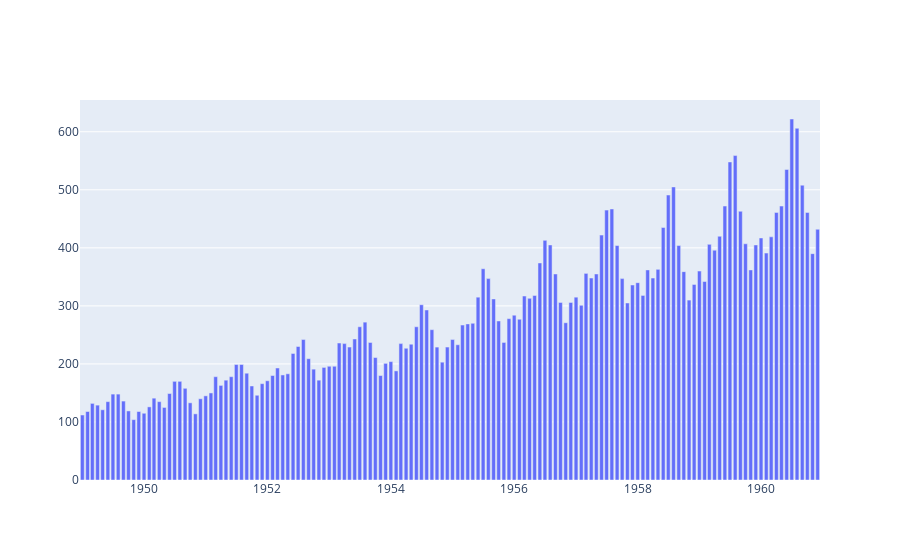

Here is the notebook cell this chart was saved with:
### Markdown cell above
Bar Chart in Plotly Graph Objects using the Data from the CSV File

### Code cell
fig5= go.Figure()
fig5.add_trace(go.Bar(x=df['Month'], y=df['#Passengers'], name='AirPassengers'))
fig5.show()

### Figure 1 — Plotly figure (JSON) as saved in the notebook; plotly's stock layout.template omitted (floating-point values rounded to 4 significant figures; data arrays with more than 128 entries replaced by an {"elided": "..."} marker saying what was removed)
{"data": [{"name": "AirPassengers", "type": "bar", "x": {"elided": "144 str values"}, "y": {"elided": "144 int values"}}], "layout": {}}
